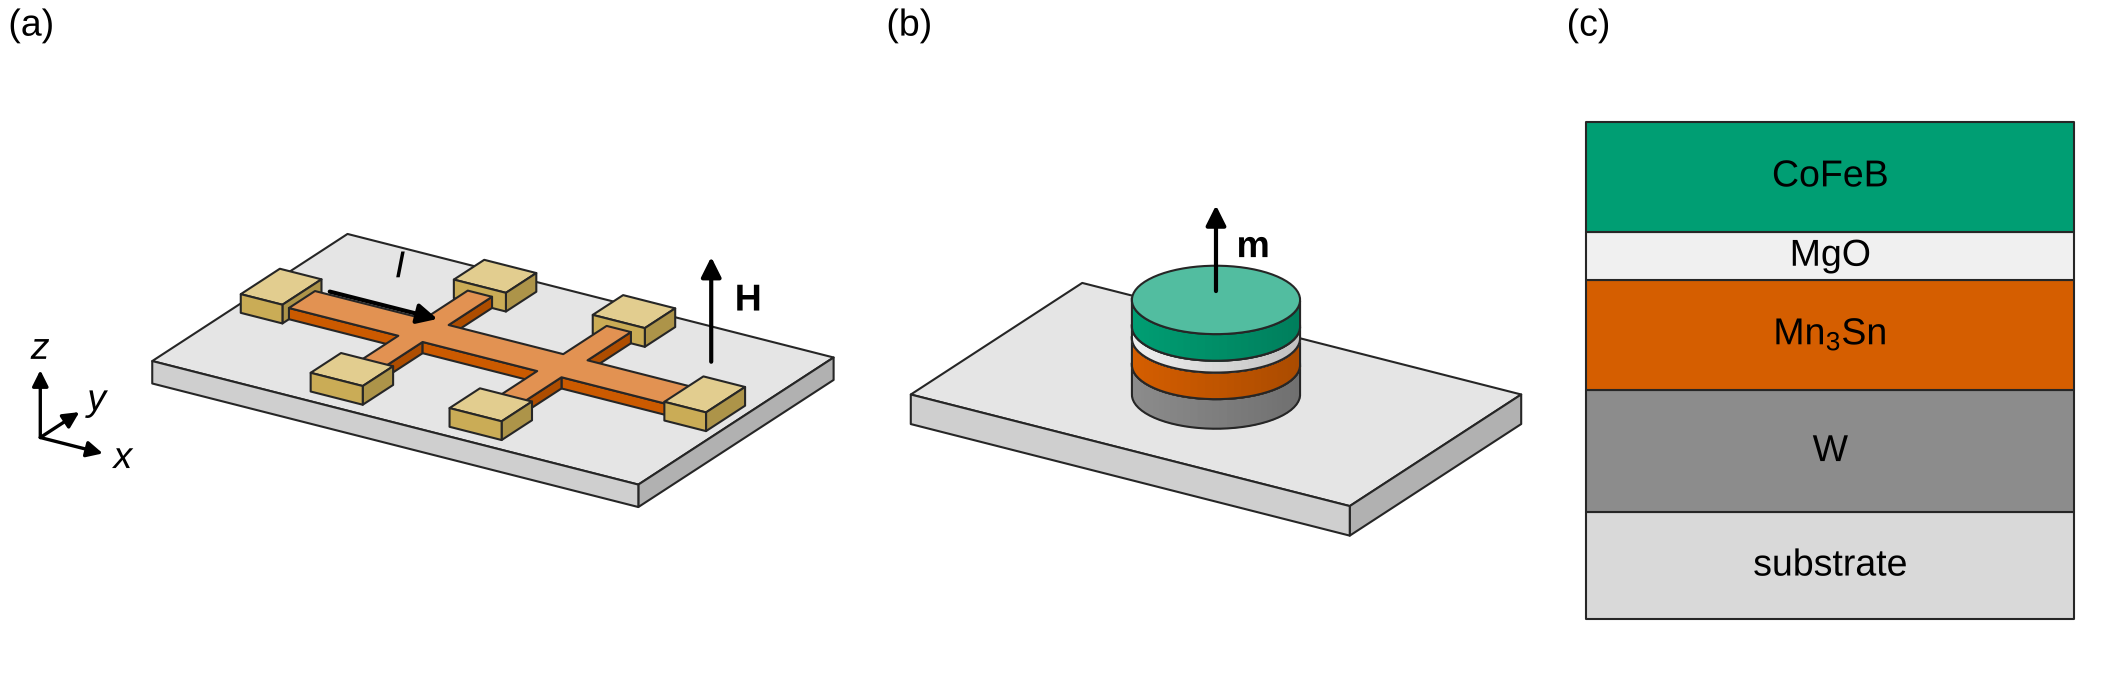

Write Python code to recreate this figure.
"""Three device drawings made with schematic3d (invented devices): one view, one set of colours, one light."""
import sys
from pathlib import Path

sys.path.insert(0, str(Path(__file__).resolve().parents[2] / "scripts"))
import fig_style as fs          # noqa: E402
import schematic3d as s3        # noqa: E402

here = Path(__file__).resolve().parent
fs.use(base=9, small=8)
fig, axs = fs.figure(178, 58, ncols=3, width_ratios=[1.3, 1, 0.8])
enc = fs.load(here / "figstyle.md")             # materials take their colours from the paper's table
substrate, contact, film, metal, barrier, free = (enc[k]["color"] for k in (
    "substrate", "contact", "Mn3Sn film", "heavy metal", "barrier", "free layer"))
VIEW = dict(azim=-58, elev=24)                 # the paper's view: every three-dimensional drawing uses it

# (a) a Hall bar: one prism, so that the cross has one outline and no seams
sc = s3.Scene(**VIEW)
sc.box((0, 0, 0), (14, 9, 0.6), substrate)
sc.prism(s3.hall_bar(11, 1.2, arms=(3.5, 7.5), arm_length=2.0, arm_width=0.7, origin=(1.5, 3.9)), 0.6, 0.3, film, label="Mn3Sn")
for x, y in ((0.3, 3.6), (12.5, 3.6)):
    sc.box((x, y, 0.6), (1.2, 1.8, 0.5), contact)
for x in (4.25, 8.25):
    for y in (0.5, 7.1):
        sc.box((x, y, 0.6), (1.5, 1.4, 0.5), contact)
sc.arrow((2.3, 4.5, 1.3), (5.4, 4.5, 1.3), label=r"$I$", offset=(4, 9))
sc.arrow((11.6, 7.2, 0.6), (11.6, 7.2, 3.4), label=r"$\mathbf{H}$", offset=(9, 2))
sc.triad((-0.6, -4.2, 0), 1.8)
sc.draw(axs[0])

# (b) a pillar on a bottom electrode: cylinders stacked along z
layers = [(0.5, metal, "W"), (0.45, film, "Mn3Sn"), (0.2, barrier, "MgO"), (0.45, free, "CoFeB")]
sc = s3.Scene(**VIEW)
sc.box((0, 0, 0), (8, 5, 0.5), substrate)
z = 0.5
for height, colour, name in layers:
    sc.cylinder((4, 2.5, z), 1.3, height, colour, label=name)
    z += height
sc.arrow((4, 2.5, z + 0.15), (4, 2.5, z + 1.6), label=r"$\mathbf{m}$", offset=(9, 0))
sc.draw(axs[1])

# (c) the same stack as a flat cross-section: the clearest drawing when only the order of layers matters
sc = s3.Scene(azim=-90, elev=0)
sc.stack((0, 0, 0), (3.2, 1), [(0.7, substrate)] + [(1.6 * h, c, n) for h, c, n in layers])
z = 0.7
for height, colour, name in layers:
    label = {"Mn3Sn": r"Mn$_3$Sn"}.get(name, name)
    sc.note(label, at=(1.6, 0, z + 0.8 * height), offset=(0, 0))
    z += 1.6 * height
sc.note("substrate", at=(1.6, 0, 0.35))
sc.draw(axs[2])

fs.panel_labels(fig, axs, fmt="({})")
fs.save(fig, here / "schematics.pdf")
fs.save(fig, here / "schematics.png", dpi=300)
